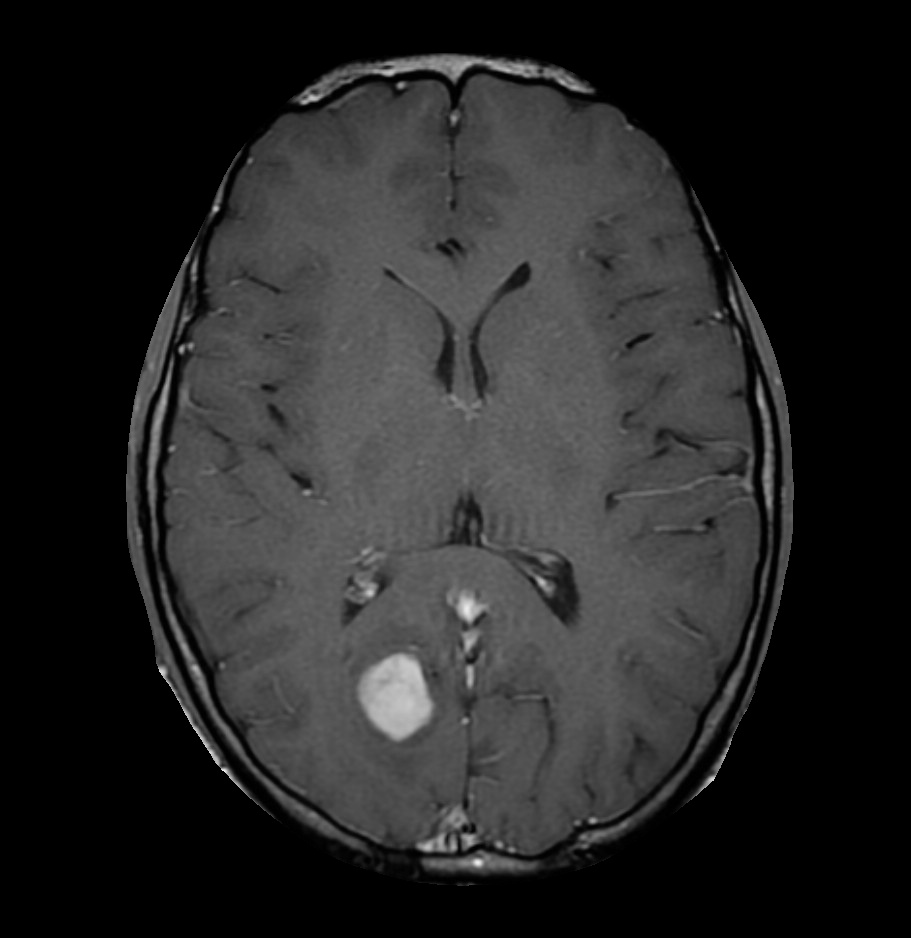
#> input picture code/WhatsApp Image 2026-03-24 at 6.13.59 PM.jpeg, 911 x 938 px
$ python -i skull_scraping.py   (imports and definitions only)
#> lines starting #> are read from the running program, lines starting #| are printed output that depends on the picture; after the words box and inside, x2 and y2 are one past the last pixel; in counts of white or black regions, pixels touching at a corner belong together
#> further down, picture is the input picture: shape (938, 911, 3); min 0, max 242, mean 38.2
import cv2
import numpy as np
from scipy import ndimage

def skull_strip(img):
    # make sure its gray
    if len(img.shape) == 3:
        img = cv2.cvtColor(img, cv2.COLOR_BGR2GRAY)

    # blur and threshold
    b = cv2.GaussianBlur(img, (5, 5), 0)
    _, t = cv2.threshold(b, 0, 255, cv2.THRESH_BINARY + cv2.THRESH_OTSU)
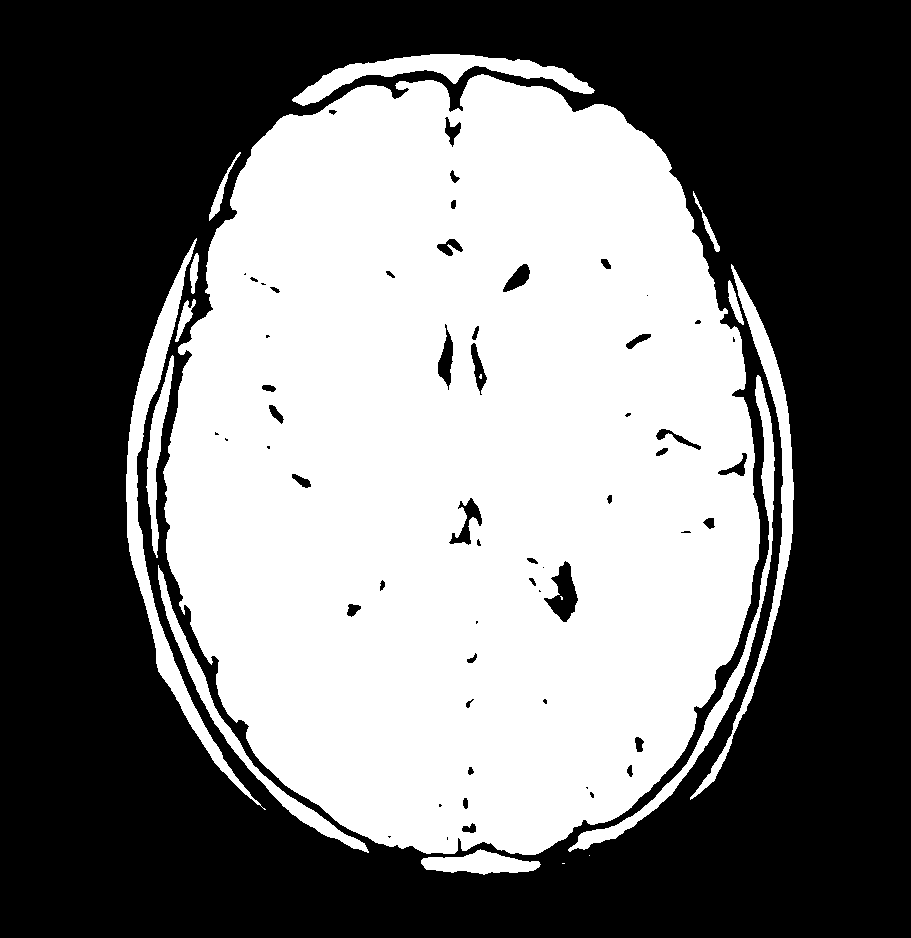
#> t: shape (938, 911); 46.2% white; 17 white regions (4 under 20 px), largest, box (x1, y1, x2, y2) and area: (163, 74, 760, 855) 364174, (126, 238, 266, 810) 7621, (690, 264, 794, 800) 5110

    # morph logic
    k = cv2.getStructuringElement(cv2.MORPH_ELLIPSE, (9, 9))
    t = cv2.morphologyEx(t, cv2.MORPH_CLOSE, k, iterations=3)
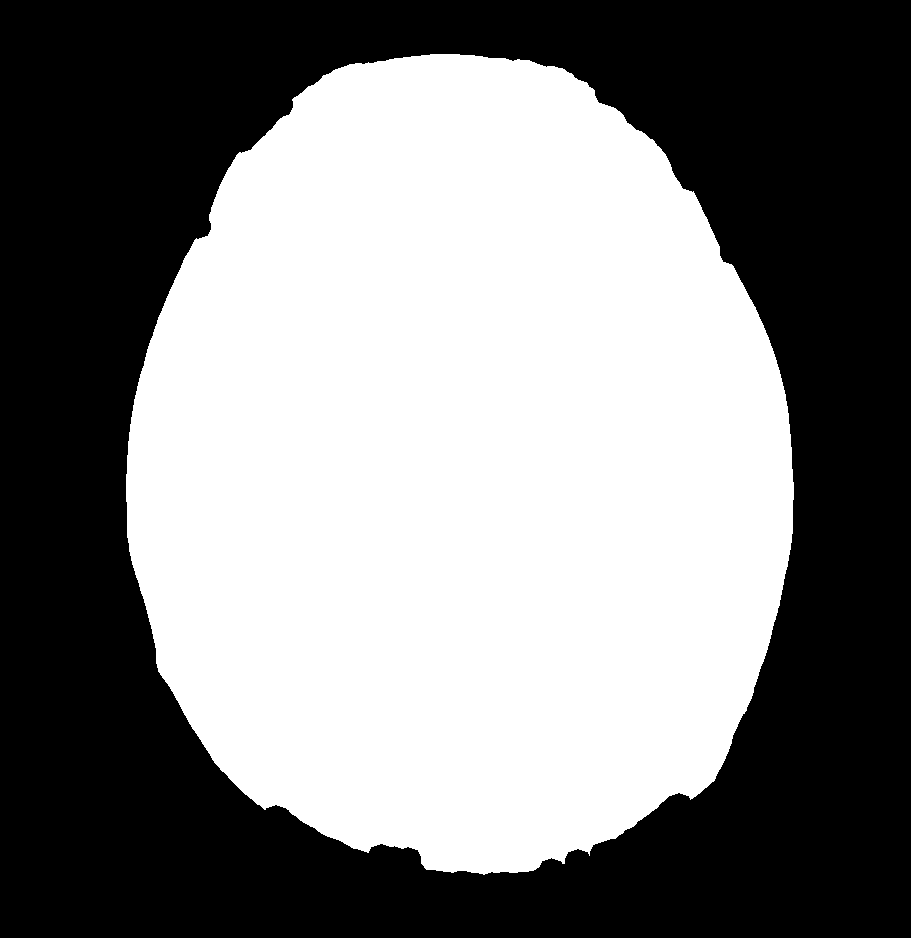
#> t: shape (938, 911); 50.3% white; 1 black region

    cnts, _ = cv2.findContours(t, cv2.RETR_EXTERNAL, cv2.CHAIN_APPROX_SIMPLE)
#> cnts = 1 contour; box (x1, y1, x2, y2) and area: (126, 54, 794, 875) 429080
    if not cnts:
        return img

    # biggest contour is usually the head
    m1 = np.zeros_like(img)
    cv2.drawContours(m1, [max(cnts, key=cv2.contourArea)], -1, 255, -1)
    m1 = ndimage.binary_fill_holes(m1 > 0).astype(np.uint8) * 255

    # distance transform to find center
    d = cv2.distanceTransform(m1, cv2.DIST_L2, 5)
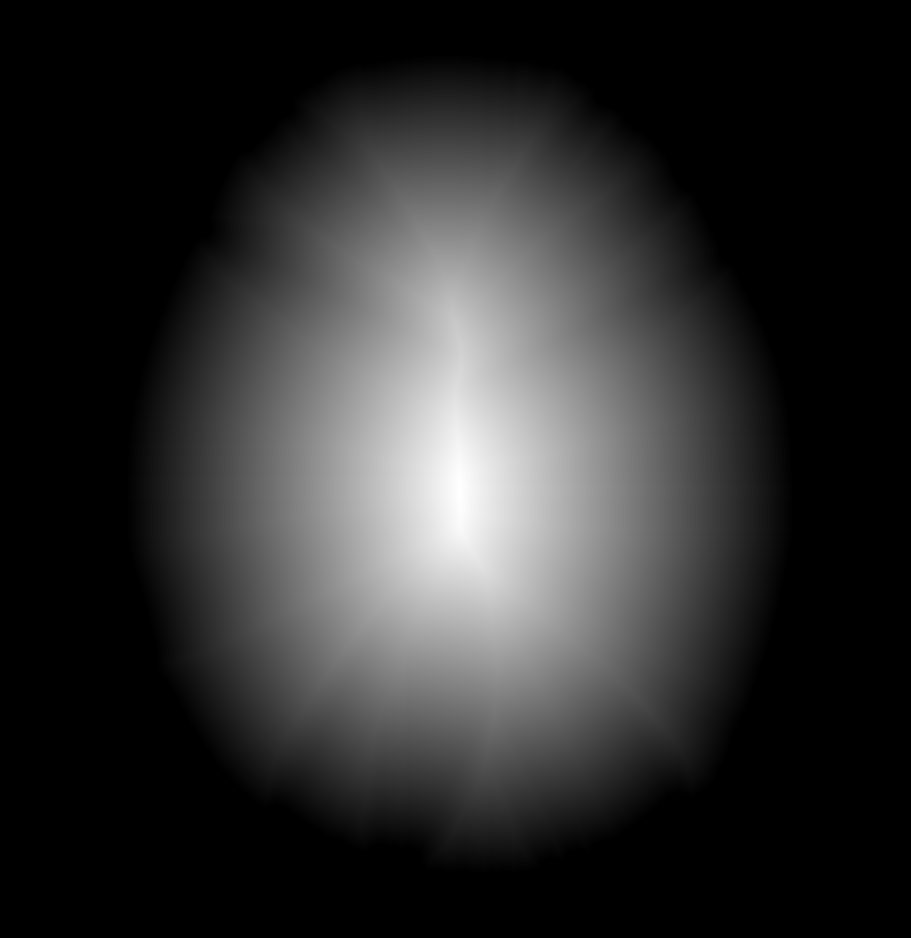
#> d: shape (938, 911) float32; min 0, max 334, mean 59.4; drawn with min black and max white
    dn = d / (d.max() + 1e-5)

    # try to isolate brain
    core = (dn > 0.25).astype(np.uint8) * 255
#> core: shape (938, 911); 29.5% white; 1 white region, box (x1, y1, x2, y2) and area: (209, 137, 711, 791) 252292
    k2 = cv2.getStructuringElement(cv2.MORPH_ELLIPSE, (7, 7))
    bm = cv2.dilate(core, k2, iterations=3)
#> bm: shape (938, 911); 31.5% white; 1 white region, box (x1, y1, x2, y2) and area: (200, 128, 720, 800) 269219

    # clean up the mask
    bm = cv2.bitwise_and(bm, m1)
    bm = cv2.erode(bm, k2, iterations=1)
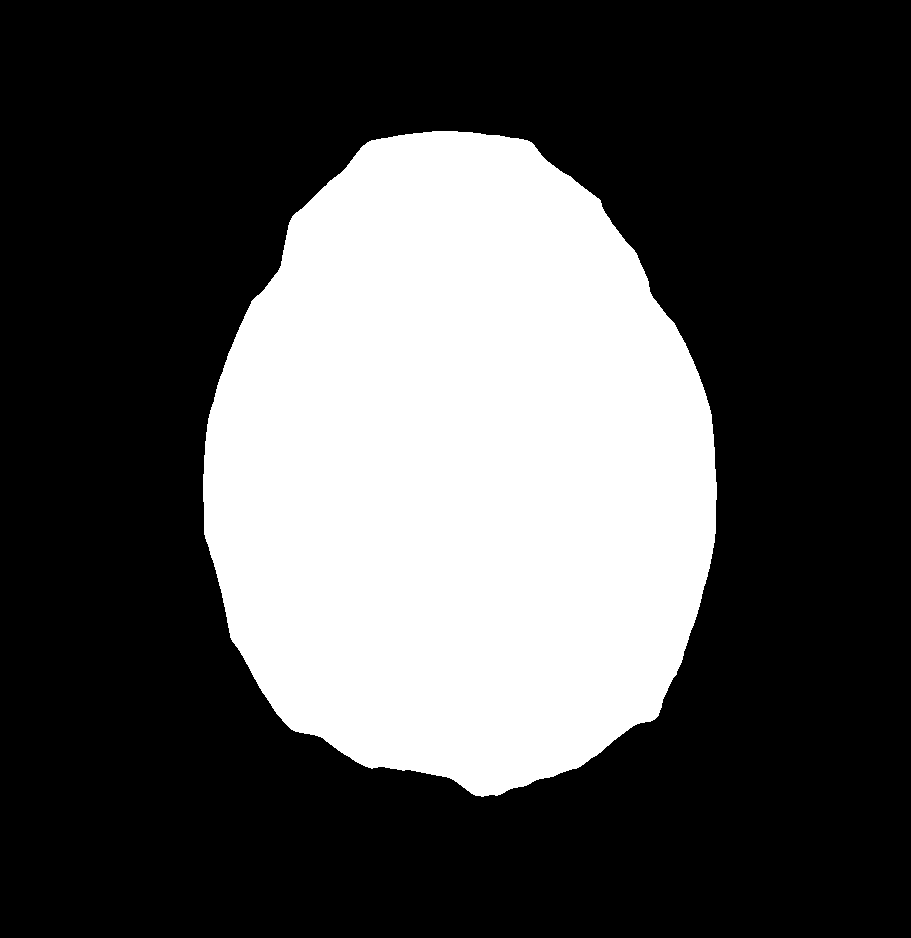
#> bm: shape (938, 911); 30.8% white; 1 white region, box (x1, y1, x2, y2) and area: (203, 131, 717, 797) 263540
    bm = ndimage.binary_fill_holes(bm > 0).astype(np.uint8) * 255

    # keep only the biggest blob
    n, l, s, _ = cv2.connectedComponentsWithStats(bm)
#> n = 2; s = [[0, 0, 911, 938, 590978], [203, 131, 514, 666, 263540]]
    if n > 1:
        big = 1 + np.argmax(s[1:, cv2.CC_STAT_AREA])
#> big = 1
        tmp = np.zeros_like(bm)
        tmp[l == big] = 255
        bm = tmp

    # smooth out edges
    bm = cv2.GaussianBlur(bm, (5, 5), 0)
    _, bm = cv2.threshold(bm, 127, 255, cv2.THRESH_BINARY)

    # finally masked image!!
    res = cv2.bitwise_and(img, img, mask=bm)
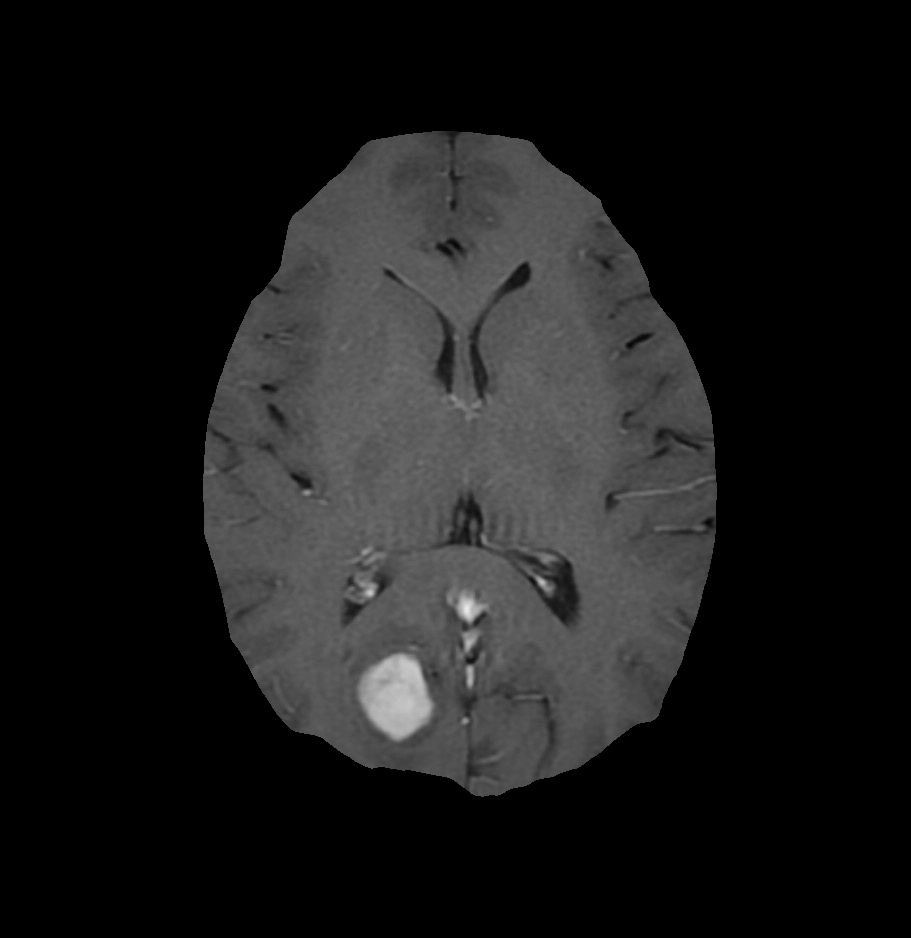
#> res: shape (938, 911); min 0, max 235, mean 25.9
    return res

>>> import cv2
>>> picture = cv2.imread('../../code/WhatsApp Image 2026-03-24 at 6.13.59 PM.jpeg')
>>> result = skull_strip(picture)

$ run again, on code/WhatsApp Image 2026-03-24 at 6.14.17 PM.jpeg
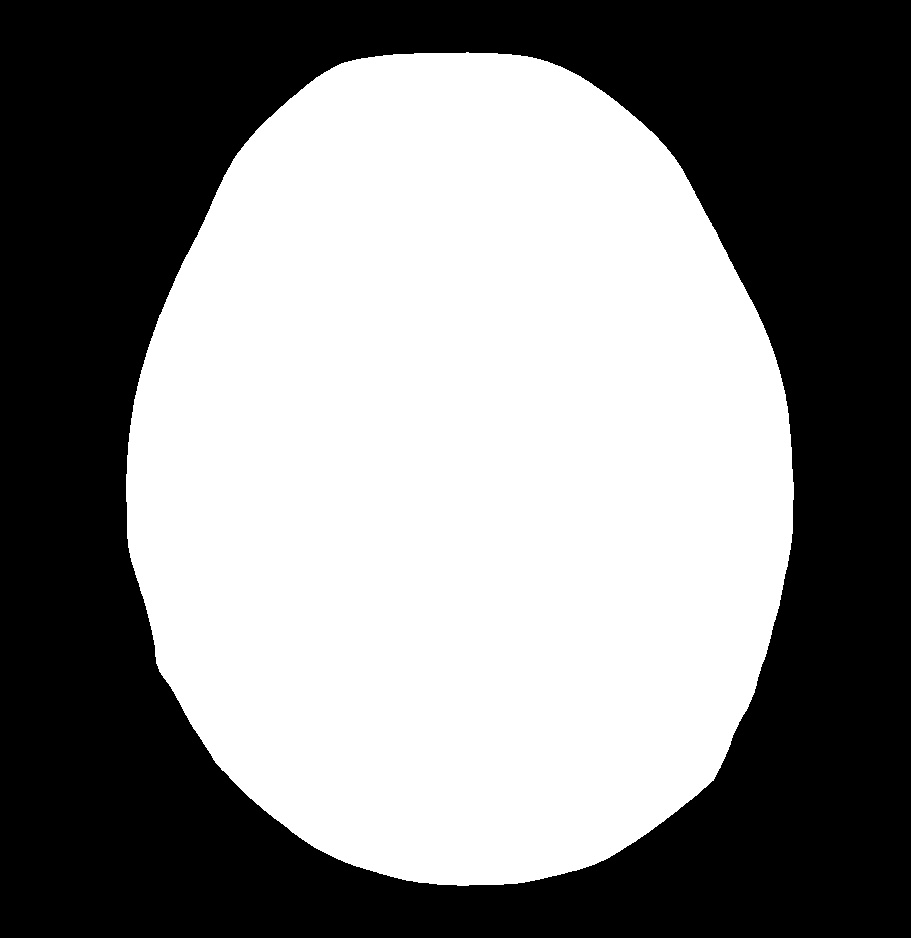
#> input picture code/WhatsApp Image 2026-03-24 at 6.14.17 PM.jpeg, 911 x 938 px
#> picture is the input picture: shape (938, 911, 3); min 0, max 255, mean 131.5
#> cnts = 1 contour; box (x1, y1, x2, y2) and area: (126, 52, 794, 886) 439508
#> in skull_strip, `core = (dn > 0.25).astype(np.uint8) * 255`:
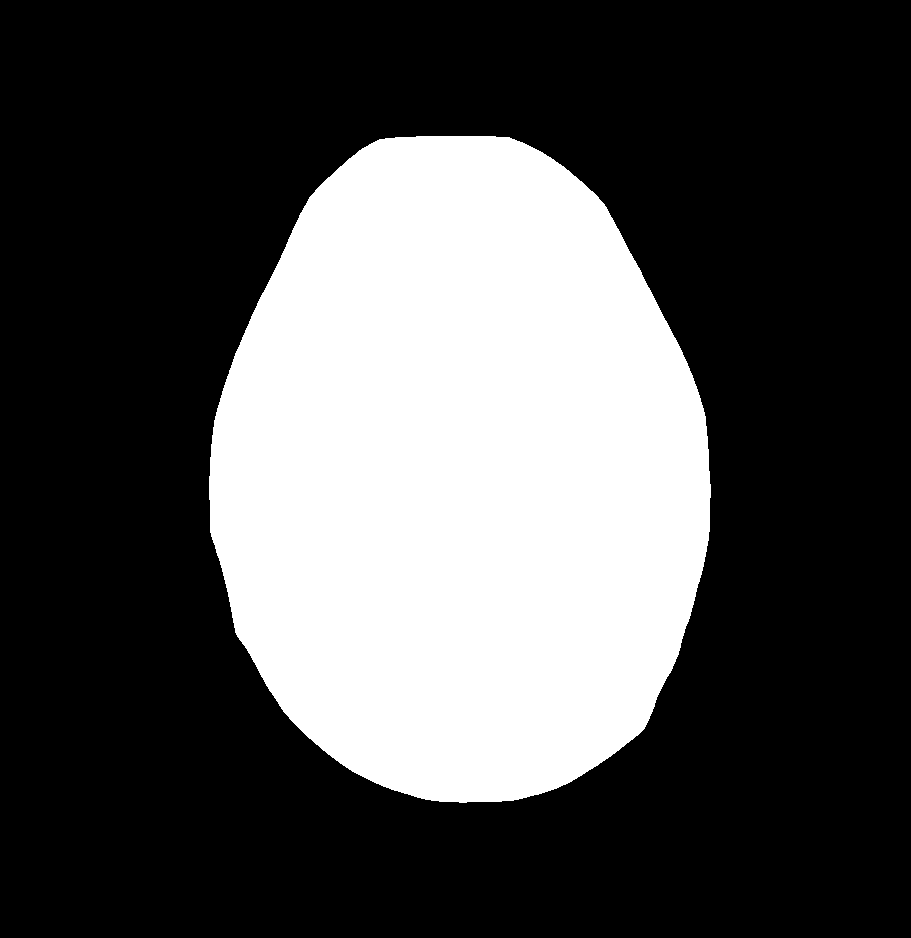
#> core: shape (938, 911); 30.7% white; 1 white region, box (x1, y1, x2, y2) and area: (209, 136, 711, 803) 262476
#> in skull_strip, `bm = cv2.erode(bm, k2, iterations=1)`:
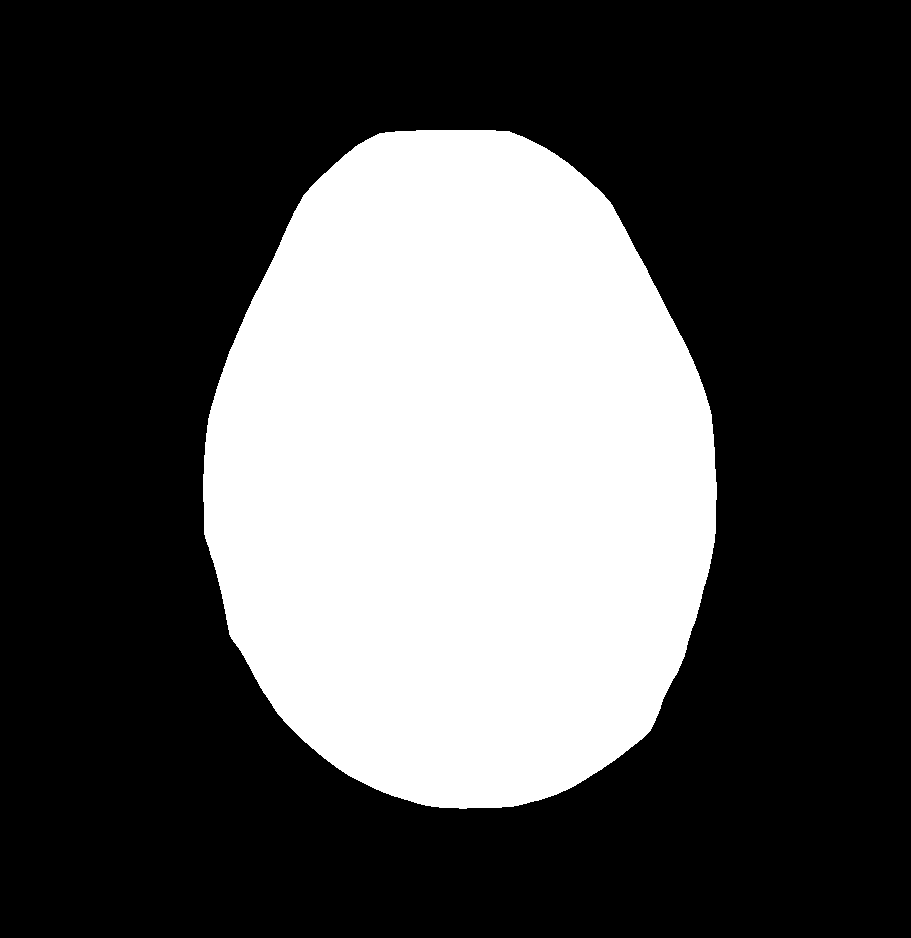
#> bm: shape (938, 911); 32% white; 1 white region, box (x1, y1, x2, y2) and area: (203, 130, 717, 809) 273798
#> n = 2; s = [[0, 0, 911, 938, 580720], [203, 130, 514, 679, 273798]]
#> big = 1
